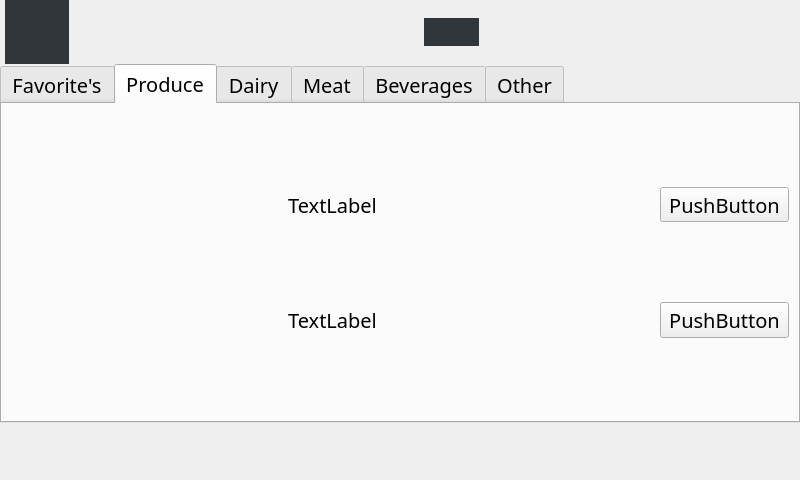
<?xml version="1.0" encoding="UTF-8"?>
<ui version="4.0">
 <class>FavoriteWindow</class>
 <widget class="QMainWindow" name="FavoriteWindow">
  <property name="windowModality">
   <enum>Qt::NonModal</enum>
  </property>
  <property name="geometry">
   <rect>
    <x>0</x>
    <y>0</y>
    <width>800</width>
    <height>480</height>
   </rect>
  </property>
  <property name="sizePolicy">
   <sizepolicy hsizetype="Maximum" vsizetype="Maximum">
    <horstretch>0</horstretch>
    <verstretch>0</verstretch>
   </sizepolicy>
  </property>
  <property name="maximumSize">
   <size>
    <width>855</width>
    <height>661</height>
   </size>
  </property>
  <property name="font">
   <font>
    <family>Cronus Round</family>
    <pointsize>19</pointsize>
    <weight>75</weight>
    <bold>true</bold>
   </font>
  </property>
  <property name="contextMenuPolicy">
   <enum>Qt::PreventContextMenu</enum>
  </property>
  <property name="windowTitle">
   <string>Smart Shop</string>
  </property>
  <property name="dockNestingEnabled">
   <bool>false</bool>
  </property>
  <property name="dockOptions">
   <set>QMainWindow::AnimatedDocks</set>
  </property>
  <property name="unifiedTitleAndToolBarOnMac">
   <bool>false</bool>
  </property>
  <widget class="QWidget" name="centralwidget">
   <property name="sizePolicy">
    <sizepolicy hsizetype="Maximum" vsizetype="Preferred">
     <horstretch>0</horstretch>
     <verstretch>0</verstretch>
    </sizepolicy>
   </property>
   <property name="font">
    <font>
     <pointsize>15</pointsize>
    </font>
   </property>
   <layout class="QGridLayout" name="gridLayout" columnstretch="1,0,0">
    <property name="leftMargin">
     <number>0</number>
    </property>
    <property name="topMargin">
     <number>0</number>
    </property>
    <property name="rightMargin">
     <number>0</number>
    </property>
    <property name="bottomMargin">
     <number>0</number>
    </property>
    <property name="spacing">
     <number>0</number>
    </property>
    <item row="0" column="0" rowspan="2">
     <layout class="QHBoxLayout" name="horizontalLayout_2">
      <property name="leftMargin">
       <number>5</number>
      </property>
      <item>
       <widget class="QPushButton" name="pushButton_3">
        <property name="sizePolicy">
         <sizepolicy hsizetype="Fixed" vsizetype="Fixed">
          <horstretch>0</horstretch>
          <verstretch>0</verstretch>
         </sizepolicy>
        </property>
        <property name="minimumSize">
         <size>
          <width>64</width>
          <height>64</height>
         </size>
        </property>
        <property name="maximumSize">
         <size>
          <width>64</width>
          <height>64</height>
         </size>
        </property>
        <property name="styleSheet">
         <string notr="true">background-color: #31363B;
border: 0;</string>
        </property>
        <property name="text">
         <string/>
        </property>
        <property name="icon">
         <iconset resource="Resource_BY.qrc">
          <normaloff>:/Icons/Icons/BlueBackIcon_Finished.png</normaloff>:/Icons/Icons/BlueBackIcon_Finished.png</iconset>
        </property>
        <property name="iconSize">
         <size>
          <width>64</width>
          <height>64</height>
         </size>
        </property>
       </widget>
      </item>
      <item>
       <spacer name="horizontalSpacer">
        <property name="orientation">
         <enum>Qt::Horizontal</enum>
        </property>
        <property name="sizeHint" stdset="0">
         <size>
          <width>214</width>
          <height>20</height>
         </size>
        </property>
       </spacer>
      </item>
     </layout>
    </item>
    <item row="0" column="2" rowspan="2">
     <spacer name="horizontalSpacer_5">
      <property name="orientation">
       <enum>Qt::Horizontal</enum>
      </property>
      <property name="sizeHint" stdset="0">
       <size>
        <width>260</width>
        <height>63</height>
       </size>
      </property>
     </spacer>
    </item>
    <item row="0" column="1" rowspan="2">
     <widget class="QPushButton" name="TopSSLogo">
      <property name="sizePolicy">
       <sizepolicy hsizetype="Fixed" vsizetype="Maximum">
        <horstretch>0</horstretch>
        <verstretch>0</verstretch>
       </sizepolicy>
      </property>
      <property name="styleSheet">
       <string notr="true">background-color: #31363B;
border: 0;</string>
      </property>
      <property name="text">
       <string/>
      </property>
      <property name="icon">
       <iconset resource="Resource_BY.qrc">
        <normaloff>:/Icons/Icons/SSLogo_No_Background.png</normaloff>:/Icons/Icons/SSLogo_No_Background.png</iconset>
      </property>
      <property name="iconSize">
       <size>
        <width>256</width>
        <height>64</height>
       </size>
      </property>
      <property name="checkable">
       <bool>false</bool>
      </property>
      <property name="checked">
       <bool>false</bool>
      </property>
     </widget>
    </item>
    <item row="2" column="0" colspan="3">
     <widget class="QTabWidget" name="tabWidget">
      <property name="sizePolicy">
       <sizepolicy hsizetype="Expanding" vsizetype="Expanding">
        <horstretch>0</horstretch>
        <verstretch>0</verstretch>
       </sizepolicy>
      </property>
      <property name="font">
       <font>
        <pointsize>15</pointsize>
        <weight>50</weight>
        <italic>false</italic>
        <bold>false</bold>
        <underline>false</underline>
        <kerning>true</kerning>
       </font>
      </property>
      <property name="acceptDrops">
       <bool>true</bool>
      </property>
      <property name="styleSheet">
       <string notr="true"/>
      </property>
      <property name="currentIndex">
       <number>1</number>
      </property>
      <widget class="QWidget" name="tabWidgetPage1">
       <attribute name="title">
        <string>Favorite's</string>
       </attribute>
       <layout class="QGridLayout" name="gridLayout_4">
        <property name="leftMargin">
         <number>0</number>
        </property>
        <property name="topMargin">
         <number>0</number>
        </property>
        <property name="rightMargin">
         <number>0</number>
        </property>
        <property name="bottomMargin">
         <number>0</number>
        </property>
        <property name="spacing">
         <number>0</number>
        </property>
        <item row="0" column="0">
         <widget class="TileView" name="tableView">
          <property name="sizePolicy">
           <sizepolicy hsizetype="Expanding" vsizetype="Expanding">
            <horstretch>0</horstretch>
            <verstretch>0</verstretch>
           </sizepolicy>
          </property>
          <property name="font">
           <font>
            <family>Segoe UI</family>
            <pointsize>15</pointsize>
           </font>
          </property>
          <property name="styleSheet">
           <string notr="true"/>
          </property>
          <property name="frameShape">
           <enum>QFrame::NoFrame</enum>
          </property>
          <property name="frameShadow">
           <enum>QFrame::Plain</enum>
          </property>
          <property name="lineWidth">
           <number>0</number>
          </property>
          <property name="verticalScrollBarPolicy">
           <enum>Qt::ScrollBarAlwaysOn</enum>
          </property>
          <property name="horizontalScrollBarPolicy">
           <enum>Qt::ScrollBarAlwaysOff</enum>
          </property>
          <property name="sizeAdjustPolicy">
           <enum>QAbstractScrollArea::AdjustIgnored</enum>
          </property>
          <property name="autoScroll">
           <bool>true</bool>
          </property>
          <property name="editTriggers">
           <set>QAbstractItemView::NoEditTriggers</set>
          </property>
          <property name="dragEnabled">
           <bool>true</bool>
          </property>
          <property name="dragDropMode">
           <enum>QAbstractItemView::DragDrop</enum>
          </property>
          <property name="defaultDropAction">
           <enum>Qt::ActionMask</enum>
          </property>
          <property name="alternatingRowColors">
           <bool>true</bool>
          </property>
          <property name="selectionMode">
           <enum>QAbstractItemView::MultiSelection</enum>
          </property>
          <property name="textElideMode">
           <enum>Qt::ElideRight</enum>
          </property>
          <property name="verticalScrollMode">
           <enum>QAbstractItemView::ScrollPerPixel</enum>
          </property>
          <property name="horizontalScrollMode">
           <enum>QAbstractItemView::ScrollPerPixel</enum>
          </property>
          <property name="showGrid">
           <bool>true</bool>
          </property>
          <property name="wordWrap">
           <bool>true</bool>
          </property>
          <attribute name="horizontalHeaderVisible">
           <bool>false</bool>
          </attribute>
          <attribute name="horizontalHeaderDefaultSectionSize">
           <number>154</number>
          </attribute>
          <attribute name="verticalHeaderVisible">
           <bool>false</bool>
          </attribute>
          <attribute name="verticalHeaderDefaultSectionSize">
           <number>90</number>
          </attribute>
         </widget>
        </item>
       </layout>
      </widget>
      <widget class="QWidget" name="tabWidgetPage2">
       <attribute name="title">
        <string>Produce</string>
       </attribute>
       <layout class="QGridLayout" name="gridLayout_2">
        <item row="1" column="0">
         <widget class="QLabel" name="label_8">
          <property name="text">
           <string>TextLabel</string>
          </property>
          <property name="alignment">
           <set>Qt::AlignCenter</set>
          </property>
          <property name="wordWrap">
           <bool>true</bool>
          </property>
         </widget>
        </item>
        <item row="0" column="0">
         <widget class="QLabel" name="label_7">
          <property name="text">
           <string>TextLabel</string>
          </property>
          <property name="alignment">
           <set>Qt::AlignCenter</set>
          </property>
          <property name="wordWrap">
           <bool>true</bool>
          </property>
         </widget>
        </item>
        <item row="1" column="1">
         <widget class="QPushButton" name="pushButton_13">
          <property name="text">
           <string>PushButton</string>
          </property>
         </widget>
        </item>
        <item row="0" column="1">
         <widget class="QToolButton" name="toolButton_8">
          <property name="text">
           <string>PushButton</string>
          </property>
         </widget>
        </item>
       </layout>
      </widget>
      <widget class="QWidget" name="tabWidgetPage3">
       <attribute name="title">
        <string>Dairy</string>
       </attribute>
      </widget>
      <widget class="QWidget" name="tabWidgetPage4">
       <attribute name="title">
        <string>Meat</string>
       </attribute>
      </widget>
      <widget class="QWidget" name="tabWidgetPage5">
       <attribute name="title">
        <string>Beverages</string>
       </attribute>
       <layout class="QGridLayout" name="gridLayout_3">
        <property name="leftMargin">
         <number>0</number>
        </property>
        <property name="topMargin">
         <number>0</number>
        </property>
        <property name="rightMargin">
         <number>0</number>
        </property>
        <property name="bottomMargin">
         <number>0</number>
        </property>
        <item row="0" column="0">
         <widget class="QListWidget" name="listWidget">
          <property name="font">
           <font>
            <pointsize>19</pointsize>
           </font>
          </property>
          <property name="styleSheet">
           <string notr="true"/>
          </property>
          <property name="frameShape">
           <enum>QFrame::NoFrame</enum>
          </property>
          <property name="frameShadow">
           <enum>QFrame::Plain</enum>
          </property>
          <property name="verticalScrollBarPolicy">
           <enum>Qt::ScrollBarAlwaysOn</enum>
          </property>
          <property name="horizontalScrollBarPolicy">
           <enum>Qt::ScrollBarAlwaysOff</enum>
          </property>
          <property name="editTriggers">
           <set>QAbstractItemView::NoEditTriggers</set>
          </property>
          <property name="dragDropMode">
           <enum>QAbstractItemView::DragDrop</enum>
          </property>
          <property name="defaultDropAction">
           <enum>Qt::ActionMask</enum>
          </property>
          <property name="alternatingRowColors">
           <bool>true</bool>
          </property>
          <property name="selectionMode">
           <enum>QAbstractItemView::MultiSelection</enum>
          </property>
          <property name="verticalScrollMode">
           <enum>QAbstractItemView::ScrollPerPixel</enum>
          </property>
          <property name="horizontalScrollMode">
           <enum>QAbstractItemView::ScrollPerPixel</enum>
          </property>
          <property name="flow">
           <enum>QListView::TopToBottom</enum>
          </property>
          <item>
           <property name="text">
            <string>New Item</string>
           </property>
          </item>
          <item>
           <property name="text">
            <string>New Item</string>
           </property>
          </item>
          <item>
           <property name="text">
            <string>New Item</string>
           </property>
          </item>
          <item>
           <property name="text">
            <string>New Item</string>
           </property>
          </item>
          <item>
           <property name="text">
            <string>New Item</string>
           </property>
          </item>
          <item>
           <property name="text">
            <string>New Item</string>
           </property>
          </item>
          <item>
           <property name="text">
            <string>New Item</string>
           </property>
          </item>
         </widget>
        </item>
       </layout>
      </widget>
      <widget class="QWidget" name="tabWidgetPage6">
       <attribute name="title">
        <string>Other</string>
       </attribute>
      </widget>
     </widget>
    </item>
    <item row="3" column="1">
     <widget class="QWidget" name="floatingBtnWidget" native="true">
      <property name="styleSheet">
       <string notr="true">background-color: rgba(0,0,0,0);</string>
      </property>
      <layout class="QHBoxLayout" name="horizontalLayout">
       <property name="spacing">
        <number>20</number>
       </property>
       <property name="leftMargin">
        <number>0</number>
       </property>
       <property name="topMargin">
        <number>3</number>
       </property>
       <property name="rightMargin">
        <number>0</number>
       </property>
       <property name="bottomMargin">
        <number>6</number>
       </property>
       <item>
        <widget class="QPushButton" name="pushButton_2">
         <property name="sizePolicy">
          <sizepolicy hsizetype="Fixed" vsizetype="Fixed">
           <horstretch>0</horstretch>
           <verstretch>0</verstretch>
          </sizepolicy>
         </property>
         <property name="minimumSize">
          <size>
           <width>48</width>
           <height>48</height>
          </size>
         </property>
         <property name="maximumSize">
          <size>
           <width>48</width>
           <height>48</height>
          </size>
         </property>
         <property name="styleSheet">
          <string notr="true">background-color: transparent; border: 0;</string>
         </property>
         <property name="text">
          <string/>
         </property>
         <property name="icon">
          <iconset resource="Resource_BY.qrc">
           <normaloff>:/Icons/Icons/GreenPlusIcon_Finished.png</normaloff>:/Icons/Icons/GreenPlusIcon_Finished.png</iconset>
         </property>
         <property name="iconSize">
          <size>
           <width>48</width>
           <height>48</height>
          </size>
         </property>
        </widget>
       </item>
       <item>
        <widget class="QPushButton" name="pushButton">
         <property name="sizePolicy">
          <sizepolicy hsizetype="Fixed" vsizetype="Fixed">
           <horstretch>0</horstretch>
           <verstretch>0</verstretch>
          </sizepolicy>
         </property>
         <property name="minimumSize">
          <size>
           <width>48</width>
           <height>48</height>
          </size>
         </property>
         <property name="maximumSize">
          <size>
           <width>48</width>
           <height>48</height>
          </size>
         </property>
         <property name="styleSheet">
          <string notr="true">background-color: transparent;
border: 0;</string>
         </property>
         <property name="text">
          <string/>
         </property>
         <property name="icon">
          <iconset resource="Resource_BY.qrc">
           <normaloff>:/Icons/Icons/RedMinusIcon_Finished.png</normaloff>:/Icons/Icons/RedMinusIcon_Finished.png</iconset>
         </property>
         <property name="iconSize">
          <size>
           <width>48</width>
           <height>48</height>
          </size>
         </property>
        </widget>
       </item>
      </layout>
     </widget>
    </item>
    <item row="3" column="2">
     <layout class="QHBoxLayout" name="horizontalLayout_3">
      <item>
       <spacer name="horizontalSpacer_3">
        <property name="orientation">
         <enum>Qt::Horizontal</enum>
        </property>
        <property name="sizeHint" stdset="0">
         <size>
          <width>40</width>
          <height>20</height>
         </size>
        </property>
       </spacer>
      </item>
      <item>
       <widget class="QPushButton" name="pushButton_4">
        <property name="sizePolicy">
         <sizepolicy hsizetype="Fixed" vsizetype="Fixed">
          <horstretch>0</horstretch>
          <verstretch>0</verstretch>
         </sizepolicy>
        </property>
        <property name="minimumSize">
         <size>
          <width>48</width>
          <height>48</height>
         </size>
        </property>
        <property name="maximumSize">
         <size>
          <width>48</width>
          <height>48</height>
         </size>
        </property>
        <property name="focusPolicy">
         <enum>Qt::StrongFocus</enum>
        </property>
        <property name="styleSheet">
         <string notr="true">background-color: transparent;
border: 0;r</string>
        </property>
        <property name="text">
         <string/>
        </property>
        <property name="icon">
         <iconset resource="Resource_BY.qrc">
          <normaloff>:/Icons/Icons/EditIcon_Finished.png</normaloff>:/Icons/Icons/EditIcon_Finished.png</iconset>
        </property>
        <property name="iconSize">
         <size>
          <width>48</width>
          <height>48</height>
         </size>
        </property>
       </widget>
      </item>
      <item>
       <spacer name="horizontalSpacer_2">
        <property name="orientation">
         <enum>Qt::Horizontal</enum>
        </property>
        <property name="sizeHint" stdset="0">
         <size>
          <width>40</width>
          <height>20</height>
         </size>
        </property>
       </spacer>
      </item>
     </layout>
    </item>
   </layout>
  </widget>
 </widget>
 <customwidgets>
  <customwidget>
   <class>TileView</class>
   <extends>QTableView</extends>
   <header>Widgets/tileView.h</header>
  </customwidget>
 </customwidgets>
 <resources>
  <include location="Resource_BY.qrc"/>
  <include location="QDarkStylesheet/style.qrc"/>
 </resources>
 <connections/>
</ui>
